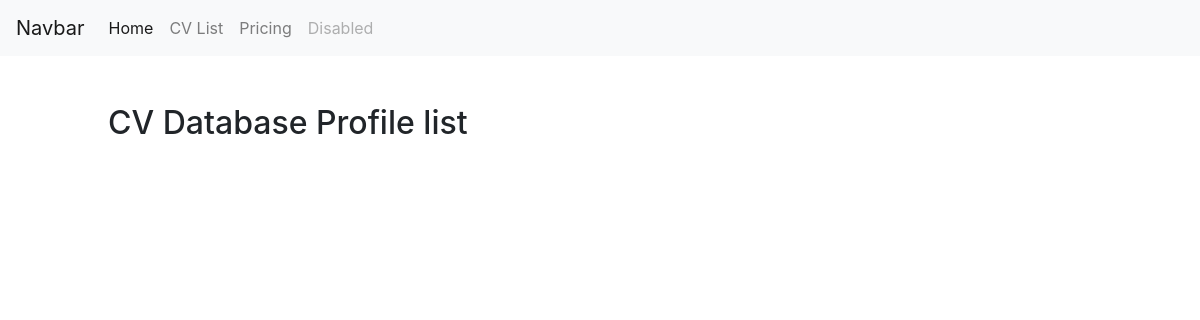
The page /list/ on the database as committed earlier.
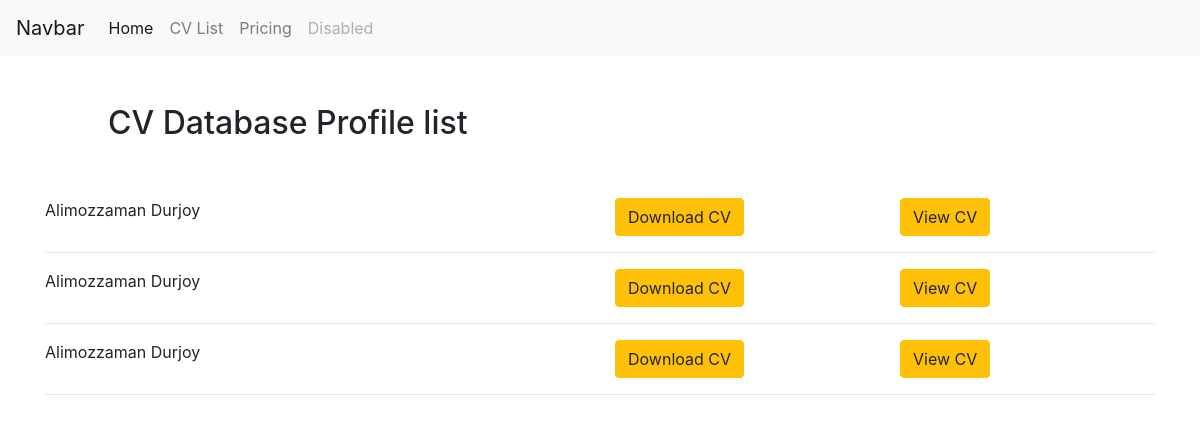
The same page on the database as committed later.
### pdfapp/models.py (models this page shows, shortened)
class Profile(models.Model):
    name= models.CharField(max_length=200)
    email= models.EmailField(max_length=200)
    phone= models.CharField(max_length=100)
    summary= models.TextField(max_length=2000)
    degree= models.CharField(max_length=200)
    school = models.CharField(max_length=200,default='null')
    university= models.CharField(max_length=200)
    previous_work= models.CharField(max_length=1000)
    skills= models.TextField(max_length=1000)

### pdfapp/views.py (the view)
# urls.py: path('list/',views.list,name= "list"),
def list(request):
    profiles= Profile.objects.all()
    return render (request,'pdfapp/list.html',{'profiles':profiles})

### pdfapp/templates/pdfapp/list.html
{% extends 'pdfapp/base.html' %}
{% block content %}
<div class="container">
    <div class="row m-5">
        <div class="col-md-12">
            <h2>CV Database Profile list</h2>
        </div>
    </div>
    {% for profile in profiles %}
    <div class="row">
        <div class="col-md-6">
            {{profile.name}}
        </div>
        <div class="col-md-3">
            <a href="{% url 'resume' profile.id %}" class="btn btn-warning">Download CV</a>
        </div>
        <div class="col-md-3">
            <a href="{% url 'viewresume' profile.id %}" class="btn btn-warning">View CV</a>
        </div>
    </div>
    <hr>
    {% endfor %}
</div>
{% endblock content %}

Rows that differ between the two databases and show on the page:
added Profile: name "Alimozzaman Durjoy"
added Profile: name "Alimozzaman Durjoy"
added Profile: name "Alimozzaman Durjoy"
